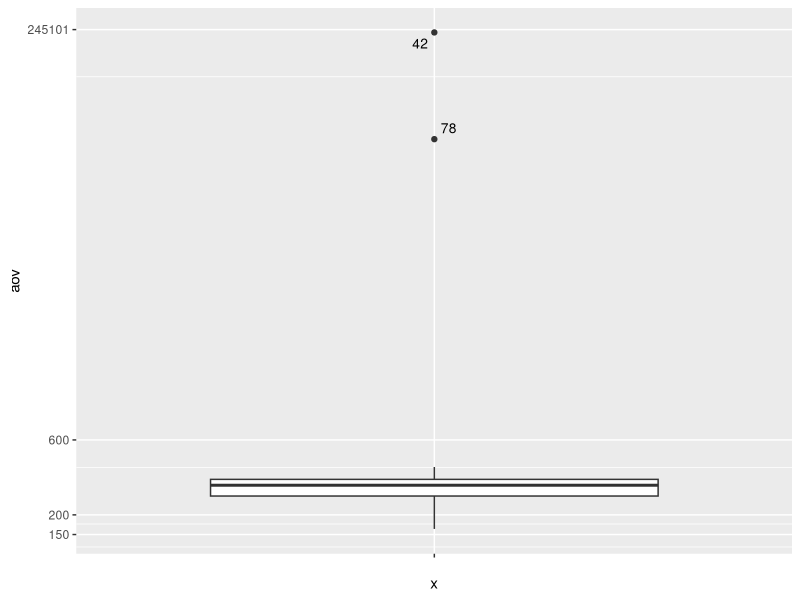

This figure's R source:
library(readxl)
SpotifyChallenge <- data.frame(read_excel("SpotifyChallenge.xlsx"))
View(SpotifyChallenge)
library(ggrepel)


#Average order value of the dataset 
aov<-sum(SpotifyChallenge$order_amount)/nrow(SpotifyChallenge)

#Show mean median and mode
#Mean substantially higher then the mode.
summary(SpotifyChallenge$order_amount)

getmode <- function(v) {
  uniqv <- unique(v)
  uniqv[which.max(tabulate(match(v, uniqv)))]
}


#Mode substantially lower then the mean.
#There are few high dollar orders that skew up the average
getmode(SpotifyChallenge$order_amount)


totalOrderAmount = 0

myList<-list()
aovList<-list()

x<-1:100

for (val in x) {
  
  myList[[val]]<-subset(SpotifyChallenge,shop_id ==val)
  aov =  sum(myList[[val]][4])/nrow(myList[[val]])
  aovList[[val]]<-aov
  
  
}

aov.df<-as.data.frame(aovList)
finaldf<-as.data.frame(t(aov.df))
row.names(finaldf)<-1:100
summary(finaldf)



require("ggrepel")
set.seed(42)
ggplot(finaldf,aes(x="",y=V1))+geom_boxplot()+
  scale_y_continuous(name = "aov",breaks = c(150,200,600,245101))+coord_trans(y = "log10") +
  geom_text_repel(aes(label = rownames(finaldf)),
            size = 3.5)




outlierRemoved<- subset(SpotifyChallenge,shop_id!= 78 & shop_id != 42 )
summary(outlierRemoved$order_amount)

##Mean is now 300.2


